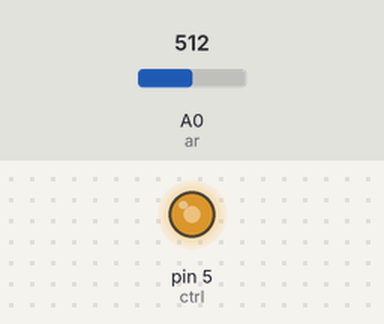
This sketch was run on a simulated Arduino Uno, built with avr-gcc and run on an emulated ATmega328P. Shown: output pins drawn as LEDs (lit = HIGH). The test bench sets the inputs (shaded band); at power-on: A0 (ar) = 512. What the sketch prints to the serial monitor is not drawn.

Above: at 0.1 s.
Timing chart, 0 to 1.6 s (numbered marks = the images above):
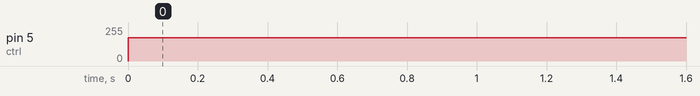

The sketch:

sensor_test.ino
```cpp
int ar = 0;
int ctrl = 5;

void setup() {
//  pinMode(5, INPUT);
//  pinMode(0, OUTPUT);
   Serial.begin(9600);
}

void loop() {
 analogWrite(ctrl, 175);
 delay(20);
 int sensorValue = analogRead(ar);
  delay(20);
 int sensorValue2 = analogRead(ar);

  int avg = (sensorValue + sensorValue2) / 2;
 //Serial.println(sensorValue, DEC);
 Serial.println(avg, DEC);

 delay(200);
}
```

Measured:
- by itself, pin 5 (ctrl): 0/255 → 175/255 at 0.00 s
